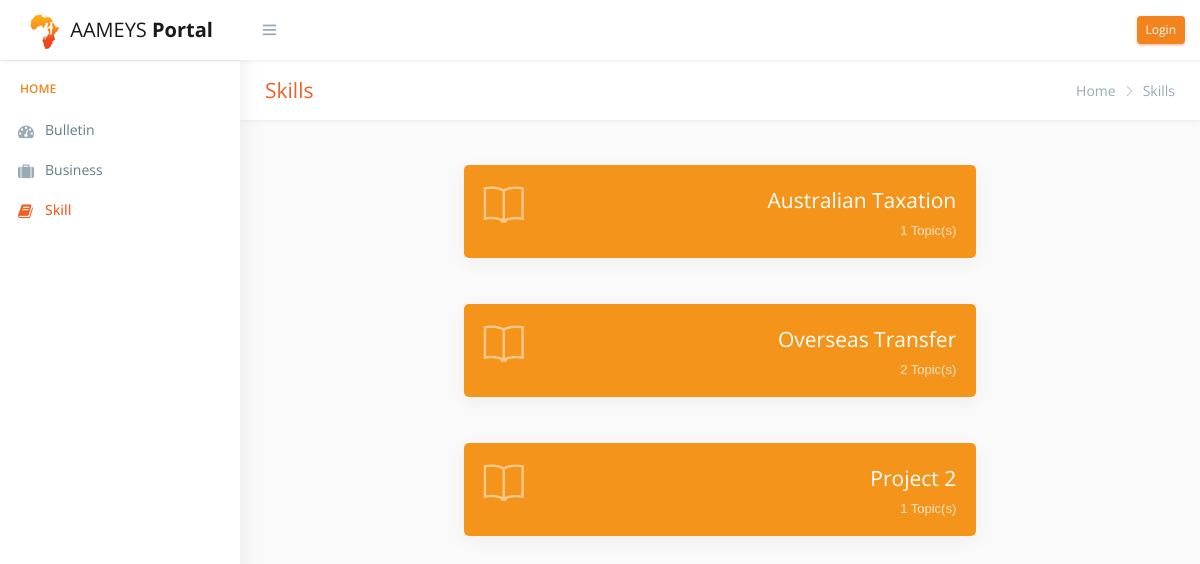
The page /publicskills.php on the database its author committed.
### tables this page shows
CREATE TABLE `course` (
  `courId` int(11) NOT NULL,
  `courName` text NOT NULL
);

### publicskills.php (the view, shortened to what this page needs)
<!DOCTYPE html>
<?php include "include/db_config.php";?>
<html lang="en">
<head>
    <link href="css/lib/bootstrap/bootstrap.css" rel="stylesheet">
    <link href="css/helper.css" rel="stylesheet">
    <link href="css/style.css" rel="stylesheet">
</head>
<body class="fix-header fix-sidebar">
    <div id="main-wrapper">
        <div class="header" style="">
            <?php include "include/top_nav.php"; ?>
        </div>
        <div class="left-sidebar" style="overflow: visible;">
                <?php include "include/publicside_nav.php"; ?>
        </div>
  <div class="page-wrapper" style="min-height: 157px;">
            <div class="row page-titles">
                <div class="col-md-5 align-self-center">
                    <h3 class="text-primary">Skills</h3> </div>
                <div class="col-md-7 align-self-center">
                    <ol class="breadcrumb">
                        <li class="breadcrumb-item"><a href="publicbulletin.php">Home</a></li>
                        <li class="breadcrumb-item active">Skills</li>
                    </ol>
                </div>
            </div>
        <div class="container-fluid">
                <div class="row justify-content-center">
                  <?php
                    $query = "SELECT * FROM course";
                    $result = mysqli_query($conn,$query);
                    while($row = mysqli_fetch_assoc($result))
                    {
                      $courName=$row['courName'];
                      $ccourId=$row['courId'];
                  ?>
                  <p>
                        <div class="col-md-7" data-toggle="collapse" href="#<?=$ccourId?>"   role="button" aria-expanded="false" aria-controls="#<?=$ccourId?>">
                            <div class="card col p-20">
                                <div class="media widget-ten">
                                    <div class="media-left meida media-middle">
                                        <span><i class="ti-book f-s-40"></i></span>
                                    </div>
                                    <div class="media-body media-text-right">
                                        <h3 class="color-white"><?php echo $courName; ?></h2>
                                        <?php
                                        $query2 = "SELECT * FROM topic WHERE courId= $ccourId ";
                                        $result2 = mysqli_query($conn,$query2);
                                        $count= mysqli_num_rows($result2);
                                        ?>
                                        <p class="m-b-0"><?php echo $count; ?> Topic(s)</p>
                                    </div>
                                </div>
                          </div>
                        </div>
                    </p>
                    <div class="col-md-7">
                      </div>
              <?php
                }
               ?>
              </div>
        </div>
    </div>
</div>
</body>
</html>

### css/helper.css (style rules this page uses)
.f-s-40 { font-size: 40px!important; }
.m-b-0 { margin-bottom: 0px!important; }
.p-20 { padding: 20px!important; }

### rows shown on the page
course: courName "Australian Taxation", count "1"
course: courName "Overseas Transfer", count "2"
course: courName "Project 2", count "1"
